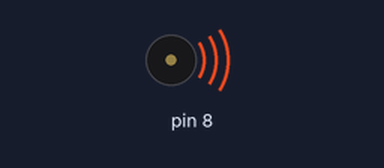
A sketch run on a simulated Arduino Uno, built with avr-gcc and run on an emulated ATmega328P. Parts: buzzer (waves = sounding).

Above: at 0.1 s.
At 4.3 s:
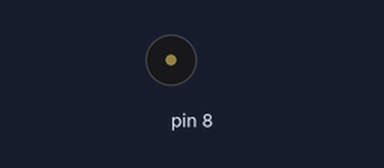
Timing chart, 0 to 5.8 s (numbered marks = the images above):
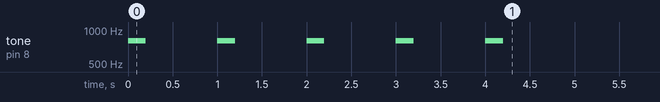

The sketch:

Week03_2_for_5_times.ino
```cpp
//Week03_2_for_5_times
void setup() {
  // put your setup code here, to run once:
  pinMode(8,OUTPUT);
  for(int i=0; i<5;i++){
    pinMode(8,OUTPUT);//負責發聲
    tone(8, 800, 200);
    delay(1000);
  }
}

void loop() {
  // put your main code here, to run repeatedly:

}
```
